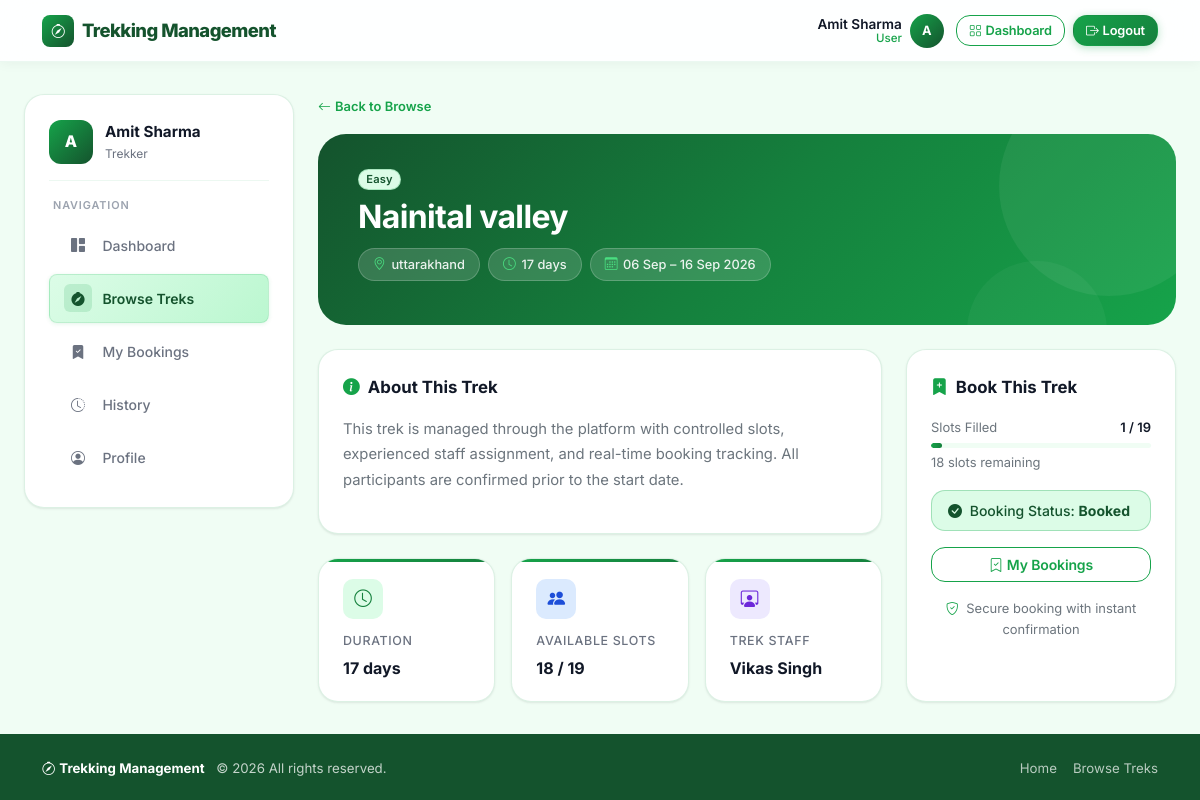
The page /trekker/treks/3 (signed in) on the database its author committed.
### trekking_app/models.py (models this page shows, shortened)
class User(UserMixin, db.Model):
    __tablename__ = "users"
    id = db.Column(db.Integer, primary_key=True)
    full_name = db.Column(db.String(120), nullable=False)
    email = db.Column(db.String(255), unique=True, nullable=False, index=True)
    phone = db.Column(db.String(20), nullable=False)
    password_hash = db.Column(db.String(255), nullable=False)
    role = db.Column(db.String(20), nullable=False, default="user")
    approval_status = db.Column(db.String(20), nullable=False, default="approved")
    is_account_active = db.Column(db.Boolean, nullable=False, default=True)
    is_blacklisted = db.Column(db.Boolean, nullable=False, default=False)
    created_at = db.Column(db.DateTime, nullable=False, default=datetime.utcnow)
    updated_at = db.Column(
        db.DateTime,
        nullable=False,
        default=datetime.utcnow,
        onupdate=datetime.utcnow,
    )
    assigned_treks = db.relationship(
        "Trek",
        back_populates="assigned_staff",
        foreign_keys="Trek.assigned_staff_id",
        lazy="selectin",
    )
    bookings = db.relationship("Booking", back_populates="user", lazy="selectin")
    @property
    def is_staff_member(self):
        return self.role == "staff"

class Trek(db.Model):
    __tablename__ = "treks"
    id = db.Column(db.Integer, primary_key=True)
    name = db.Column(db.String(150), nullable=False)
    location = db.Column(db.String(150), nullable=False)
    difficulty = db.Column(db.String(20), nullable=False)
    duration_days = db.Column(db.Integer, nullable=False)
    total_slots = db.Column(db.Integer, nullable=False)
    status = db.Column(db.String(20), nullable=False, default="closed")
    start_date = db.Column(db.Date, nullable=False)
    end_date = db.Column(db.Date, nullable=False)
    description = db.Column(db.Text, nullable=True)
    assigned_staff_id = db.Column(db.Integer, db.ForeignKey("users.id"), nullable=True)
    is_archived = db.Column(db.Boolean, nullable=False, default=False)
    created_at = db.Column(db.DateTime, nullable=False, default=datetime.utcnow)
    updated_at = db.Column(
        db.DateTime,
        nullable=False,
        default=datetime.utcnow,
        onupdate=datetime.utcnow,
    )
    assigned_staff = db.relationship(
        "User",
        back_populates="assigned_treks",
        foreign_keys=[assigned_staff_id],
        lazy="joined",
    )
    bookings = db.relationship("Booking", back_populates="trek", lazy="selectin")
    @property
    def active_booking_count(self):
        return sum(1 for booking in self.bookings if booking.status == "booked")
    @property
    def available_slots(self):
        return max(self.total_slots - self.active_booking_count, 0)

class Booking(db.Model):
    __tablename__ = "bookings"
    __table_args__ = (
        UniqueConstraint("user_id", "trek_id", name="uq_booking_user_trek"),
    )
    id = db.Column(db.Integer, primary_key=True)
    user_id = db.Column(db.Integer, db.ForeignKey("users.id"), nullable=False)
    trek_id = db.Column(db.Integer, db.ForeignKey("treks.id"), nullable=False)
    booking_date = db.Column(db.Date, nullable=False, default=date.today)
    status = db.Column(db.String(20), nullable=False, default="booked")
    created_at = db.Column(db.DateTime, nullable=False, default=datetime.utcnow)
    updated_at = db.Column(
        db.DateTime,
        nullable=False,
        default=datetime.utcnow,
        onupdate=datetime.utcnow,
    )
    user = db.relationship("User", back_populates="bookings", lazy="joined")
    trek = db.relationship("Trek", back_populates="bookings", lazy="joined")

### trekking_app/trekker/routes.py (the view)
@trekker_bp.route("/treks/<int:trek_id>")
@role_required("user")
def trek_detail(trek_id):
    trek = db.get_or_404(Trek, trek_id)
    existing_booking = get_existing_booking(current_user.id, trek.id)
    active_booking = existing_booking if existing_booking and existing_booking.status == "booked" else None
    return render_template(
        "trekker/trek_detail.html",
        current_section="browse",
        trek=trek,
        existing_booking=active_booking,
    )

### trekking_app/__init__.py (called while the page is built)
def register_context_processors(app):
    @app.context_processor
    def inject_layout_helpers():
        from trekking_app.auth.forms import LogoutForm
        def trek_status_badge(status):
            mapping = {
                "open": "text-bg-success",
                "started": "text-bg-warning",
                "completed": "text-bg-secondary",
                "closed": "text-bg-light border",
                "archived": "text-bg-danger",
            }
            return mapping.get(status, "text-bg-light border")
        return {
            "logout_form": LogoutForm(),
            "get_dashboard_endpoint": get_dashboard_endpoint,
            "current_year": datetime.utcnow().year,
            "trek_status_badge": trek_status_badge,
        }

@login_manager.user_loader
def load_user(user_id):
    return db.session.get(User, int(user_id))

### trekking_app/services/booking_service.py (called while the page is built)
def get_existing_booking(user_id, trek_id):
    return Booking.query.filter_by(user_id=user_id, trek_id=trek_id).first()

### trekking_app/templates/trekker/trek_detail.html (shortened to what this page needs)
{% extends "trekker/layout.html" %}
{% block trekker_content %}
<a class="d-inline-flex align-items-center gap-1 text-decoration-none small fw-semibold mb-3" href="{{ url_for('trekker.browse_treks') }}" style="color:var(--clr-primary);">
  <i class="bi bi-arrow-left"></i> Back to Browse
</a>
<div class="page-header mb-4">
  <div style="position:relative;z-index:1;">
    <span class="badge diff-{{ trek.difficulty }} rounded-pill mb-2">{{ trek.difficulty|title }}</span>
    <h1 class="h2 fw-bold mb-1" style="color:#fff;">{{ trek.name }}</h1>
    <div class="info-pills" style="--info-pill-bg:rgba(255,255,255,0.15);--info-pill-border:rgba(255,255,255,0.2);--info-pill-color:rgba(255,255,255,0.9);">
      <span class="info-pill" style="background:rgba(255,255,255,0.15);border-color:rgba(255,255,255,0.2);color:rgba(255,255,255,0.9);">
        <i class="bi bi-geo-alt" style="color:#4ade80;"></i>{{ trek.location }}
      </span>
      <span class="info-pill" style="background:rgba(255,255,255,0.15);border-color:rgba(255,255,255,0.2);color:rgba(255,255,255,0.9);">
        <i class="bi bi-clock" style="color:#4ade80;"></i>{{ trek.duration_days }} days
      </span>
      <span class="info-pill" style="background:rgba(255,255,255,0.15);border-color:rgba(255,255,255,0.2);color:rgba(255,255,255,0.9);">
        <i class="bi bi-calendar3" style="color:#4ade80;"></i>{{ trek.start_date.strftime('%d %b') }} – {{ trek.end_date.strftime('%d %b %Y') }}
      </span>
    </div>
  </div>
</div>
<div class="row g-4">
  <div class="col-lg-8">
    <div class="dashboard-card p-4 mb-4">
      <div class="section-title"><i class="bi bi-info-circle-fill"></i> About This Trek</div>
      <p class="text-secondary" style="line-height:1.7;">
        {{ trek.description or "This trek is managed through the platform with controlled slots, experienced staff assignment, and real-time booking tracking. All participants are confirmed prior to the start date." }}
      </p>
    </div>
    <div class="row g-3">
      {% for icon, label, val, color in [
        ('clock', 'Duration', trek.duration_days ~ ' days', 'green'),
        ('people-fill', 'Available Slots', trek.available_slots ~ ' / ' ~ trek.total_slots, 'blue'),
        ('person-workspace', 'Trek Staff', trek.assigned_staff.full_name if trek.assigned_staff else 'TBD', 'purple'),
      ] %}
      <div class="col-md-4">
        <div class="metric-card">
          <div class="metric-icon {{ color }}"><i class="bi bi-{{ icon }}"></i></div>
          <div class="metric-label">{{ label }}</div>
          <div style="font-weight:700;font-size:1rem;color:var(--text);">{{ val }}</div>
        </div>
      </div>
      {% endfor %}
    </div>
  </div>
  <div class="col-lg-4">
    <div class="dashboard-card p-4 h-100" style="position:sticky;top:90px;">
      <div class="section-title"><i class="bi bi-bookmark-plus-fill"></i> Book This Trek</div>
      <div class="mb-3">
        <div class="d-flex justify-content-between small mb-1">
          <span class="text-secondary">Slots Filled</span>
          <span class="fw-semibold">{{ trek.active_booking_count }} / {{ trek.total_slots }}</span>
        </div>
        {% set pct = ((trek.active_booking_count) / trek.total_slots * 100)|int if trek.total_slots > 0 else 0 %}
        <div class="slots-bar"><div class="slots-bar-fill {% if pct >= 90 %}danger{% elif pct >= 70 %}warning{% endif %}" style="width:{{ pct }}%;"></div></div>
        <div class="text-secondary small mt-1">{{ trek.available_slots }} slots remaining</div>
      </div>
      <div class="d-grid gap-2">
        {% if existing_booking %}
          <div class="alert alert-success py-2 px-3 mb-2">
            <i class="bi bi-check-circle-fill me-1"></i>
            Booking Status: <strong>{{ existing_booking.status|title }}</strong>
          </div>
          <a class="btn btn-outline-success" href="{{ url_for('trekker.my_bookings') }}">
            <i class="bi bi-bookmark-check me-1"></i>My Bookings
          </a>
        {% elif trek.status != 'open' or trek.is_archived or trek.available_slots <= 0 %}
          <button class="btn btn-secondary" disabled>
            <i class="bi bi-x-circle me-1"></i>
            {% if trek.available_slots <= 0 %}Fully Booked{% else %}Not Available{% endif %}
          </button>
        {% endif %}
      </div>
      <p class="text-secondary small mt-3 mb-0 text-center">
        <i class="bi bi-shield-check me-1" style="color:var(--clr-primary);"></i>
        Secure booking with instant confirmation
      </p>
    </div>
  </div>
</div>
{% endblock %}

### trekking_app/templates/trekker/layout.html
{% extends "base.html" %}
{% block content %}
<div class="row g-4">
  <div class="col-xl-3 col-lg-4">
    <aside class="sidebar">
      <div class="sidebar-brand">
        <div class="sidebar-avatar">{{ current_user.full_name[0].upper() }}</div>
        <div>
          <div class="sidebar-name">{{ current_user.full_name }}</div>
          <div class="sidebar-subtitle">Trekker</div>
        </div>
      </div>
      <div class="sidebar-divider"></div>
      <div class="sidebar-label">Navigation</div>
      <nav class="d-grid gap-1">
        <a class="nav-item-link {% if current_section == 'dashboard' %}active{% endif %}" href="{{ url_for('trekker.dashboard') }}">
          <span class="nav-icon"><i class="bi bi-grid-1x2-fill"></i></span> Dashboard
        </a>
        <a class="nav-item-link {% if current_section == 'browse' %}active{% endif %}" href="{{ url_for('trekker.browse_treks') }}">
          <span class="nav-icon"><i class="bi bi-compass-fill"></i></span> Browse Treks
        </a>
        <a class="nav-item-link {% if current_section == 'bookings' %}active{% endif %}" href="{{ url_for('trekker.my_bookings') }}">
          <span class="nav-icon"><i class="bi bi-bookmark-check-fill"></i></span> My Bookings
        </a>
        <a class="nav-item-link {% if current_section == 'history' %}active{% endif %}" href="{{ url_for('trekker.history') }}">
          <span class="nav-icon"><i class="bi bi-clock-history"></i></span> History
        </a>
        <a class="nav-item-link {% if current_section == 'profile' %}active{% endif %}" href="{{ url_for('trekker.profile') }}">
          <span class="nav-icon"><i class="bi bi-person-circle"></i></span> Profile
        </a>
      </nav>
    </aside>
  </div>
  <div class="col-xl-9 col-lg-8">
    {% block trekker_content %}{% endblock %}
  </div>
</div>
{% endblock %}

### trekking_app/templates/base.html (shortened to what this page needs)
<!DOCTYPE html>
<html lang="en">
<head>
  <link rel="stylesheet" href="https://cdn.jsdelivr.net/npm/bootstrap@5.3.2/dist/css/bootstrap.min.css">
  <link rel="stylesheet" href="https://cdn.jsdelivr.net/npm/bootstrap-icons@1.11.3/font/bootstrap-icons.min.css">
  <link rel="stylesheet" href="{{ url_for('static', filename='css/app.css') }}">
</head>
<body>
<nav class="navbar navbar-expand-md">
  <div class="container-xl">
    <a class="navbar-brand" href="{{ url_for('main.home') }}">
      <span class="brand-icon"><i class="bi bi-compass"></i></span>
      Trekking Management
    </a>
    <div class="collapse navbar-collapse" id="mainNav">
      <div class="ms-auto d-flex align-items-center gap-2">
        {% if current_user.is_authenticated %}
          <div class="d-none d-md-flex align-items-center gap-2 me-1">
            <div class="navbar-user-info">
              <div class="user-name">{{ current_user.full_name }}</div>
              <div class="user-role">{{ current_user.role | title }}</div>
            </div>
            <div class="navbar-avatar">{{ current_user.full_name[0].upper() }}</div>
          </div>
          {% if current_user.role == 'admin' %}
            <a class="btn btn-outline-success btn-sm" href="{{ url_for('admin.dashboard') }}">
              <i class="bi bi-speedometer2 me-1"></i>Dashboard
            </a>
          {% elif current_user.role == 'staff' %}
            <a class="btn btn-outline-success btn-sm" href="{{ url_for('staff.dashboard') }}">
              <i class="bi bi-grid me-1"></i>Dashboard
            </a>
          {% else %}
            <a class="btn btn-outline-success btn-sm" href="{{ url_for('trekker.dashboard') }}">
              <i class="bi bi-grid me-1"></i>Dashboard
            </a>
          {% endif %}
          <form method="post" action="{{ url_for('auth.logout') }}" class="d-inline m-0">
            <button type="submit" class="btn btn-success btn-sm">
              <i class="bi bi-box-arrow-right me-1"></i>Logout
            </button>
          </form>
        {% else %}
          <a class="btn btn-outline-success btn-sm" href="{{ url_for('auth.login') }}">Login</a>
          <a class="btn btn-success btn-sm" href="{{ url_for('auth.register') }}">
            <i class="bi bi-person-plus me-1"></i>Register
          </a>
        {% endif %}
      </div>
    </div>
  </div>
</nav>
<main>
  <div class="content-wrapper">
    {% block content %}{% endblock %}
  </div>
</main>
<footer class="site-footer">
  <div class="container-xl">
    <div class="d-flex flex-column flex-md-row align-items-center justify-content-between gap-3">
      <div>
        <span class="footer-brand"><i class="bi bi-compass me-1"></i>Trekking Management</span>
        <span class="ms-2">© {{ current_year }} All rights reserved.</span>
      </div>
      <div class="d-flex gap-3">
        <a href="{{ url_for('main.home') }}">Home</a>
        {% if current_user.is_authenticated %}
          {% if current_user.role == 'admin' %}
            <a href="{{ url_for('admin.dashboard') }}">Admin Portal</a>
          {% elif current_user.role == 'staff' %}
            <a href="{{ url_for('staff.dashboard') }}">Staff Portal</a>
          {% else %}
            <a href="{{ url_for('trekker.browse_treks') }}">Browse Treks</a>
          {% endif %}
        {% else %}
          <a href="{{ url_for('auth.login') }}">Login</a>
          <a href="{{ url_for('auth.register') }}">Register</a>
        {% endif %}
      </div>
    </div>
  </div>
</footer>
</body>
</html>

### rows shown on the page
User: full_name "Amit Sharma", role "User", full_name "A"
Trek: difficulty "Easy", name "Nainital valley", location "uttarakhand", duration_days "17", start_date "06 Sep", end_date "16 Sep 2026", description "This trek is managed through the platform with controlled slots, experienced staff assignment, and real-time booking tracking. All participants are confirmed prior to the start date.", total_slots "19", available_slots "18"
Booking: label "TREK STAFF", full_name "Vikas Singh"
Booking: active_booking_count "1", status "Booked"

### other values the page prints
{{ label }} "DURATION" "AVAILABLE SLOTS"
{{ val }} "17 days" "18 / 19"
